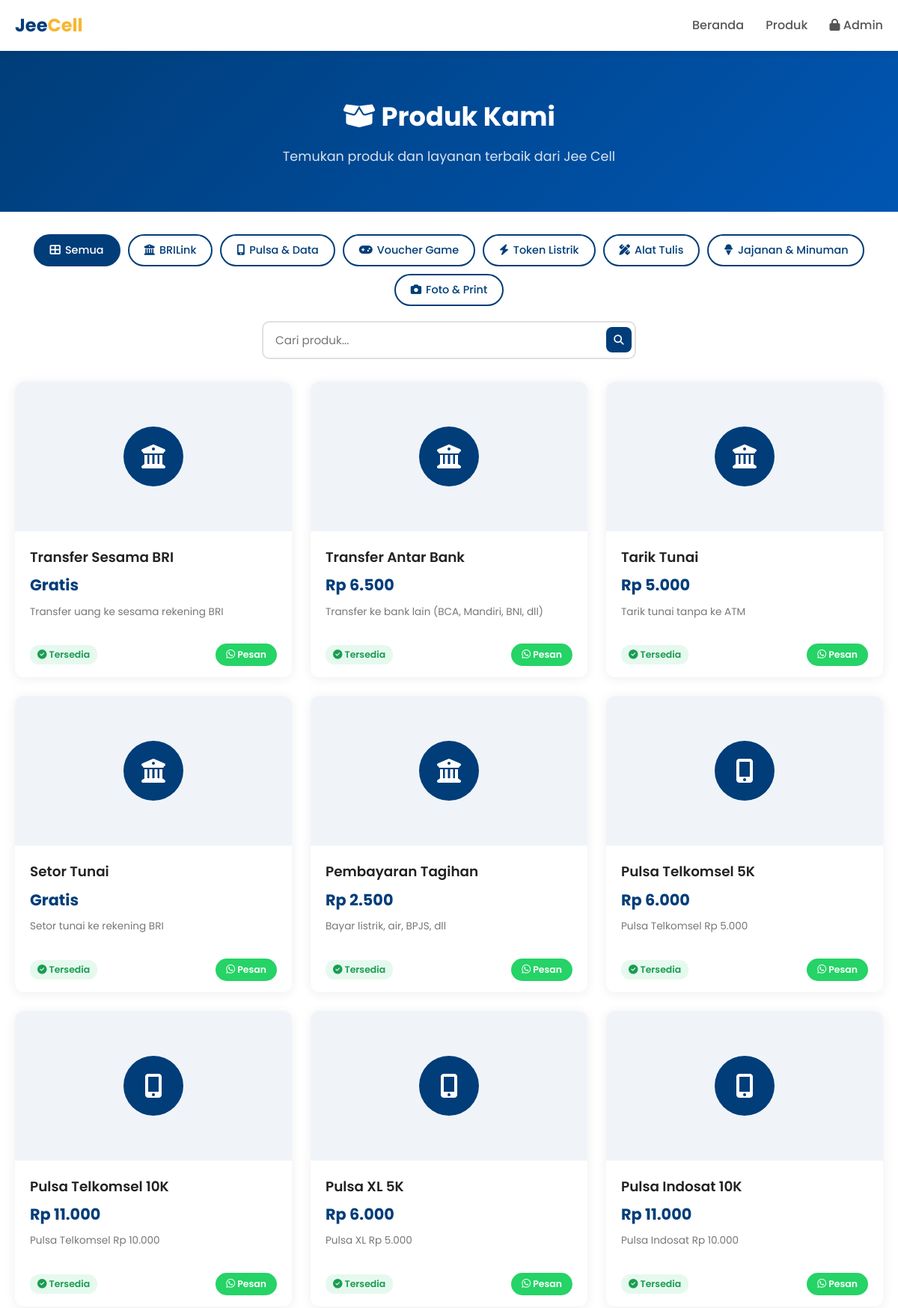
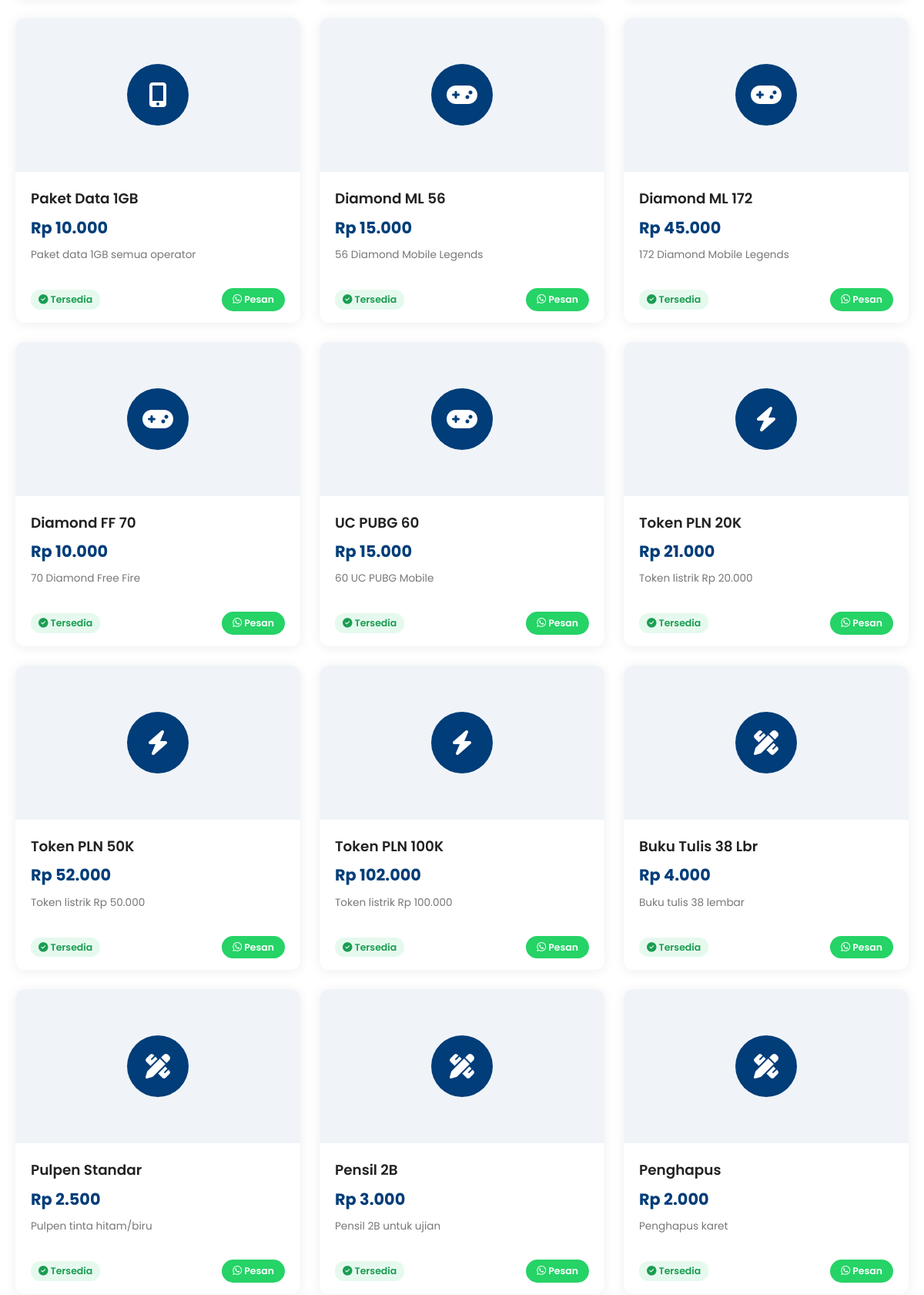
Screenshot of /produk (upper part) with the database file from the repository (2 pictures, top to bottom).
### tables this page shows
CREATE TABLE categories (
        id INTEGER PRIMARY KEY AUTOINCREMENT,
        name TEXT NOT NULL,
        icon TEXT DEFAULT 'fas fa-box',
        description TEXT,
        sort_order INTEGER DEFAULT 0,
        is_active INTEGER DEFAULT 1,
        created_at TIMESTAMP DEFAULT CURRENT_TIMESTAMP
    );

CREATE TABLE products (
        id INTEGER PRIMARY KEY AUTOINCREMENT,
        name TEXT NOT NULL,
        category_id INTEGER,
        price REAL DEFAULT 0,
        price_label TEXT,
        description TEXT,
        image_url TEXT,
        stock INTEGER DEFAULT 0,
        is_active INTEGER DEFAULT 1,
        is_featured INTEGER DEFAULT 0,
        created_at TIMESTAMP DEFAULT CURRENT_TIMESTAMP,
        FOREIGN KEY (category_id) REFERENCES categories(id) ON DELETE SET NULL
    );

### app.py (the view)
@app.route('/produk')
def products_page():
    settings = get_all_settings()
    categories = get_categories()
    cat_id = request.args.get('category', type=int)
    search_query = request.args.get('q', '').strip()
    if search_query:
        products = search_products(search_query)
        active_cat = None
    elif cat_id:
        products = get_products(category_id=cat_id)
        active_cat = cat_id
    else:
        products = get_products()
        active_cat = None
    return render_template('products.html',
                           settings=settings,
                           categories=categories,
                           products=products,
                           active_cat=active_cat,
                           search_query=search_query)

### database.py (called while the page is built)
def get_db():
    conn = sqlite3.connect(DB_PATH)
    conn.row_factory = sqlite3.Row
    conn.execute("PRAGMA journal_mode=WAL")
    conn.execute("PRAGMA foreign_keys=ON")
    return conn

def get_all_settings():
    conn = get_db()
    rows = conn.execute("SELECT key, value FROM settings").fetchall()
    conn.close()
    return {r['key']: r['value'] for r in rows}

def get_categories(active_only=True):
    conn = get_db()
    q = "SELECT * FROM categories"
    if active_only:
        q += " WHERE is_active=1"
    q += " ORDER BY sort_order"
    rows = conn.execute(q).fetchall()
    conn.close()
    return rows

def get_products(category_id=None, active_only=True, featured_only=False):
    conn = get_db()
    q = "SELECT p.*, c.name as category_name, c.icon as category_icon FROM products p LEFT JOIN categories c ON p.category_id=c.id WHERE 1=1"
    params = []
    if active_only:
        q += " AND p.is_active=1"
    if category_id:
        q += " AND p.category_id=?"
        params.append(category_id)
    if featured_only:
        q += " AND p.is_featured=1"
    q += " ORDER BY p.category_id, p.id"
    rows = conn.execute(q, params).fetchall()
    conn.close()
    return rows

### templates/products.html (shortened to what this page needs)
<!DOCTYPE html>
<html lang="id">
<head>
    <link rel="stylesheet" href="https://cdnjs.cloudflare.com/ajax/libs/font-awesome/6.4.0/css/all.min.css">
    <link rel="stylesheet" href="/static/css/style.css">
</head>
<body>
    <header class="navbar">
        <div class="container">
            <a href="/" class="logo">Jee<span>Cell</span></a>
            <nav>
                <a href="/">Beranda</a>
                <a href="/produk">Produk</a>
                <a href="/admin/login"><i class="fas fa-lock"></i> Admin</a>
            </nav>
        </div>
    </header>
    <section class="hero-small">
        <h1><i class="fas fa-box-open"></i> Produk Kami</h1>
        <p>Temukan produk dan layanan terbaik dari Jee Cell</p>
    </section>
    <div class="category-filter">
        <a href="/produk" class="cat-pill {% if not active_cat %}active{% endif %}">
            <i class="fas fa-th-large"></i> Semua
        </a>
        {% for cat in categories %}
        <a href="/produk?category={{ cat.id }}" class="cat-pill {% if active_cat == cat.id %}active{% endif %}">
            <i class="{{ cat.icon }}"></i> {{ cat.name }}
        </a>
        {% endfor %}
    </div>
    <div class="search-bar">
        <form class="search-form" method="GET" action="/produk">
            <input type="text" name="q" placeholder="Cari produk..." value="{{ search_query or '' }}">
            <button type="submit"><i class="fas fa-search"></i></button>
        </form>
    </div>
    <section class="products-section">
        {% if products %}
        <div class="products-grid">
            {% for product in products %}
            <div class="product-card">
                <a href="/produk/{{ product.id }}" class="card-link">
                <div class="card-image">
                    {% if product.image_url %}
                    <img src="{{ product.image_url }}" alt="{{ product.name }}">
                    {% else %}
                    <div class="icon-placeholder" style="background: {{ product.category_color or '#003d79' }};">
                        <i class="{{ product.category_icon or 'fas fa-mobile-alt' }}"></i>
                    </div>
                    {% endif %}
                </div>
                <div class="card-body">
                    <h3>{{ product.name }}</h3>
                    <div class="price">{{ product.price_label }}</div>
                    <p class="desc">{{ product.description or '' }}</p>
                </div>
                </a>
                <div class="card-footer">
                    {% if product.stock and product.stock > 0 %}
                    <span class="stock-badge available"><i class="fas fa-check-circle"></i> Tersedia</span>
                    {% else %}
                    <span class="stock-badge empty"><i class="fas fa-times-circle"></i> Habis</span>
                    {% endif %}
                    {% if settings.whatsapp and product.stock and product.stock > 0 %}
                    <a href="https://wa.me/{{ settings.whatsapp }}?text={{ ('Halo, saya mau pesan ' + product.name + ' seharga ' + (product.price_label or '') + '. Masih tersedia?')|urlencode }}" class="wa-card-btn" target="_blank" rel="noopener">
                        <i class="fab fa-whatsapp"></i> Pesan
                    </a>
                    {% endif %}
                </div>
            </div>
            {% endfor %}
        </div>
        {% else %}
        <div class="empty-state">
            <i class="fas fa-box-open"></i>
            <h3>Belum Ada Produk</h3>
            <p>Produk belum tersedia untuk kategori ini.</p>
        </div>
        {% endif %}
    </section>
</body>
</html>

### static/css/style.css (style rules this page uses)
:root { --primary: #003d79; --primary-light: #0056b3; --primary-dark: #002855; --accent: #f7b731; --accent-light: #fcd068; --white: #ffffff; --gray-50: #f8f9fa; --gray-100: #e9ecef; --gray-200: #dee2e6; --gray-600: #6c757d; --gray-800: #343a40; --shadow: 0 4px 20px rgba(0,0,0,0.08); --shadow-lg: 0 10px 40px rgba(0,0,0,0.15); --radius: 16px; --transition: all 0.3s ease; }
*, *::before, *::after { margin: 0; padding: 0; box-sizing: border-box; }
html { scroll-behavior: smooth; }
body { font-family: 'Poppins', sans-serif; color: var(--gray-800); line-height: 1.6; overflow-x: hidden; background: var(--white); }
a { text-decoration: none; color: inherit; }
.container { max-width: 1200px; margin: 0 auto; padding: 0 20px; }
.navbar { position: fixed; top: 0; left: 0; width: 100%; z-index: 1000; padding: 18px 0; transition: var(--transition); background: transparent; }
.navbar .container { display: flex; align-items: center; justify-content: space-between; }
.products-grid { display: grid; grid-template-columns: repeat(auto-fit, minmax(260px, 1fr)); gap: 24px; }
.product-card { background: var(--white); border-radius: var(--radius); overflow: hidden; box-shadow: var(--shadow); transition: var(--transition); position: relative; }
.product-card a { display: block; }

### rows the page displays
categories: name "BRILink"
categories: name "Pulsa & Data"
categories: name "Voucher Game"
categories: name "Token Listrik"
categories: name "Alat Tulis"
categories: name "Jajanan & Minuman"
categories: name "Foto & Print"
products: name "Transfer Sesama BRI", price_label "Gratis", description "Transfer uang ke sesama rekening BRI", stock "Tersedia"
products: name "Transfer Antar Bank", price_label "Rp 6.500", description "Transfer ke bank lain (BCA, Mandiri, BNI, dll)", stock "Tersedia"
products: name "Tarik Tunai", price_label "Rp 5.000", description "Tarik tunai tanpa ke ATM", stock "Tersedia"
products: name "Setor Tunai", price_label "Gratis", description "Setor tunai ke rekening BRI", stock "Tersedia"
products: name "Pembayaran Tagihan", price_label "Rp 2.500", description "Bayar listrik, air, BPJS, dll", stock "Tersedia"
products: name "Pulsa Telkomsel 5K", price_label "Rp 6.000", description "Pulsa Telkomsel Rp 5.000", stock "Tersedia"
products: name "Pulsa Telkomsel 10K", price_label "Rp 11.000", description "Pulsa Telkomsel Rp 10.000", stock "Tersedia"
products: name "Pulsa XL 5K", price_label "Rp 6.000", description "Pulsa XL Rp 5.000", stock "Tersedia"
products: name "Pulsa Indosat 10K", price_label "Rp 11.000", description "Pulsa Indosat Rp 10.000", stock "Tersedia"
products: name "Paket Data 1GB", price_label "Rp 10.000", description "Paket data 1GB semua operator", stock "Tersedia"
products: name "Diamond ML 56", price_label "Rp 15.000", description "56 Diamond Mobile Legends", stock "Tersedia"
products: name "Diamond ML 172", price_label "Rp 45.000", description "172 Diamond Mobile Legends", stock "Tersedia"
products: name "Diamond FF 70", price_label "Rp 10.000", description "70 Diamond Free Fire", stock "Tersedia"
products: name "UC PUBG 60", price_label "Rp 15.000", description "60 UC PUBG Mobile", stock "Tersedia"
products: name "Token PLN 20K", price_label "Rp 21.000", description "Token listrik Rp 20.000", stock "Tersedia"
products: name "Token PLN 50K", price_label "Rp 52.000", description "Token listrik Rp 50.000", stock "Tersedia"
products: name "Token PLN 100K", price_label "Rp 102.000", description "Token listrik Rp 100.000", stock "Tersedia"
products: name "Buku Tulis 38 Lbr", price_label "Rp 4.000", description "Buku tulis 38 lembar", stock "Tersedia"
products: name "Pulpen Standar", price_label "Rp 2.500", description "Pulpen tinta hitam/biru", stock "Tersedia"
products: name "Pensil 2B", price_label "Rp 3.000", description "Pensil 2B untuk ujian", stock "Tersedia"
products: name "Penghapus", price_label "Rp 2.000", description "Penghapus karet", stock "Tersedia"
